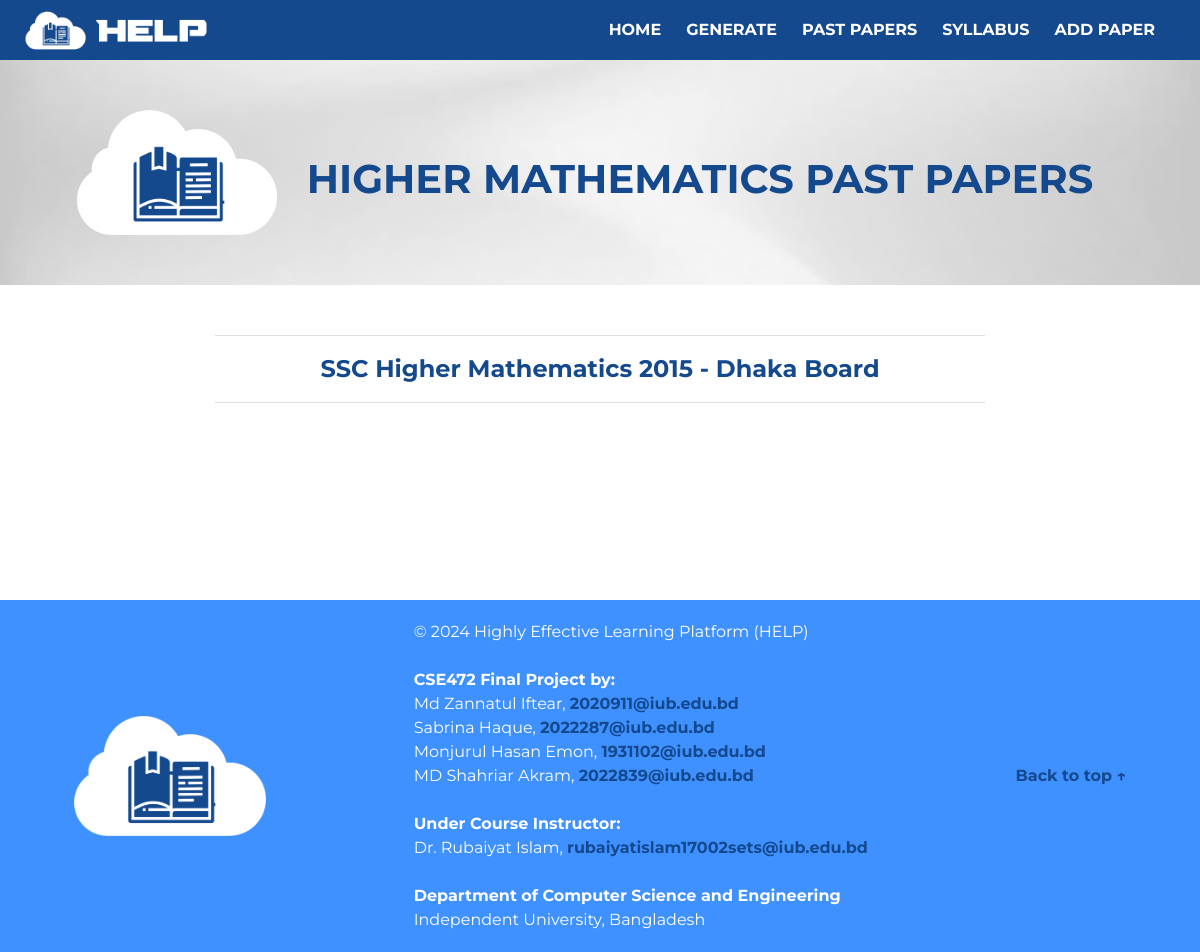
/pastPaperList.php, run on an earlier commit of the app's database.
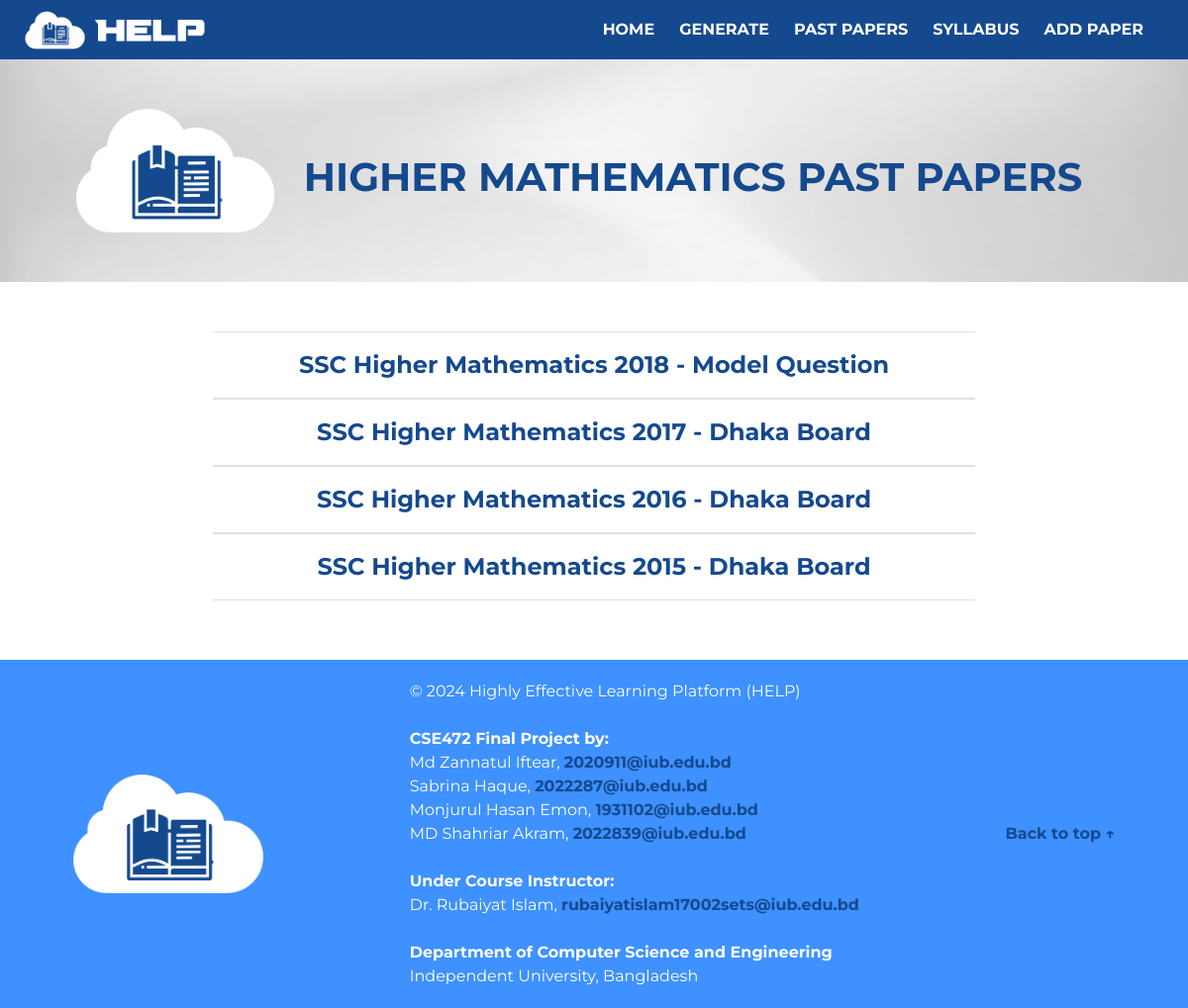
And on a later commit of the database.
### tables this page shows
CREATE TABLE `papers` (
  `paperID` int(10) NOT NULL,
  `paperLevel` varchar(10) NOT NULL,
  `paperYear` int(10) NOT NULL,
  `paperSubject` varchar(50) NOT NULL,
  `paperBoard` varchar(30) NOT NULL,
  `paperMarks` varchar(30) NOT NULL,
  `paperTime` varchar(30) NOT NULL,
  `paperNote` varchar(1024) DEFAULT NULL
);

### pastPaperList.php (the view, shortened to what this page needs)
<?php
    $subject='';
?>
<!DOCTYPE html>
<html lang="en">
    <head>
        <link rel="stylesheet" href="https://cdn.jsdelivr.net/npm/bootstrap@4.3.1/dist/css/bootstrap.min.css">
        <link id="stylesheet" rel="stylesheet" href="styleMain.css">
        <link id="stylesheet" rel="stylesheet" href="stylePPList.css">
    </head>
    <body>
        <?php @include("navbar.php") ?>
        <div class="myContainer">
            <div id="bannerContainer">
              <img src="img/bannerIMG2.png">
              <?php
                    if($subject=="physics"){ echo "<p>Physics Past Papers</p>";}
                    else{ echo "<p>Higher Mathematics Past Papers</p>"; }
                ?>
            </div>
            <div class="row" id="myRow" >
                <div class="col-md-8 mx-auto">
                    <div id="papersContainer">
                        <?php
                            $conn = mysqli_connect('localhost','root','','help_db') or die('connection failed');
                            if($subject=="physics"){
                                $sql = "SELECT paperID, paperYear, paperBoard
                                FROM `papers`
                                WHERE paperSubject='Physics'
                                ORDER BY paperYear DESC";
                                $result = $conn->query($sql);
                                if ($result->num_rows > 0) {
                                    while ($row = $result->fetch_assoc()) {
                                        $paperID = $row["paperID"];
                                        $paperYear = $row["paperYear"];
                                        $paperBoard = $row["paperBoard"];
                                        echo '<a href="pastPaperMAIN.php?paperID='.$paperID.'" class="paperLink">SSC Physics '.$paperYear.' - '.$paperBoard.'</a>';
                                    }
                                } else {
                                    echo "No products found.";
                                }
                            }
                            else{
                                $sql = "SELECT paperID, paperYear, paperBoard
                                FROM `papers`
                                WHERE paperSubject='Higher Mathematics'
                                ORDER BY paperYear DESC";
                                $result = $conn->query($sql);
                                if ($result->num_rows > 0) {
                                    while ($row = $result->fetch_assoc()) {
                                        $paperID = $row["paperID"];
                                        $paperYear = $row["paperYear"];
                                        $paperBoard = $row["paperBoard"];
                                        echo '<a href="pastPaperMAIN.php?paperID='.$paperID.'" class="paperLink">SSC Higher Mathematics '.$paperYear.' - '.$paperBoard.'</a>';
                                    }
                                } else {
                                    echo "No products found.";
                                }
                            }
                        ?>
                    </div>
                </div>
            </div>
        </div>
        <?php @include("footer.php") ?>
    </body>
</html>

What changed in the data, as far as the page shows it:
added papers: paperYear "2018", paperBoard "Model Question"
added papers: paperYear "2017", paperBoard "Dhaka Board"
added papers: paperYear "2016", paperBoard "Dhaka Board"
